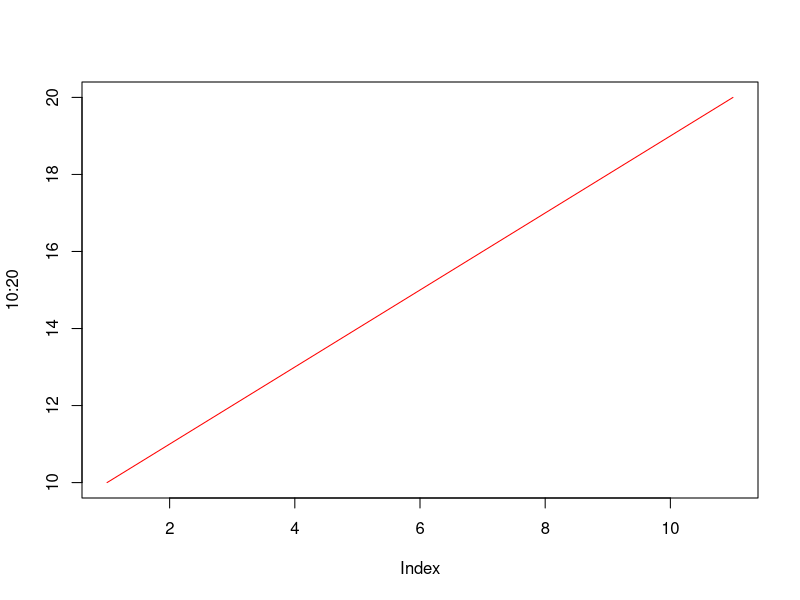
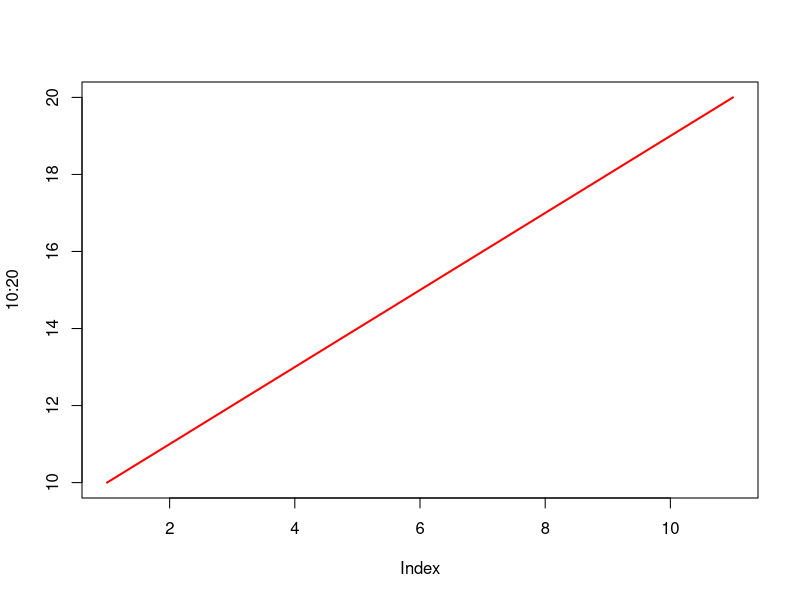
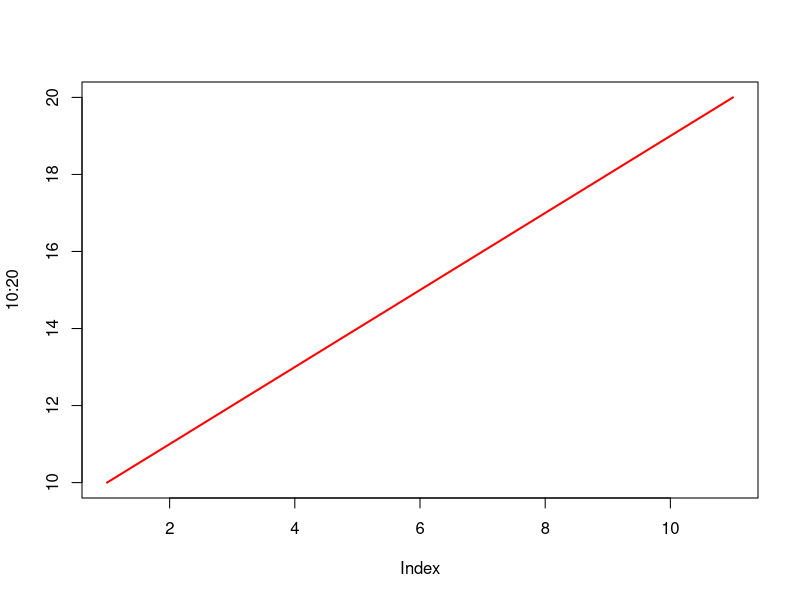
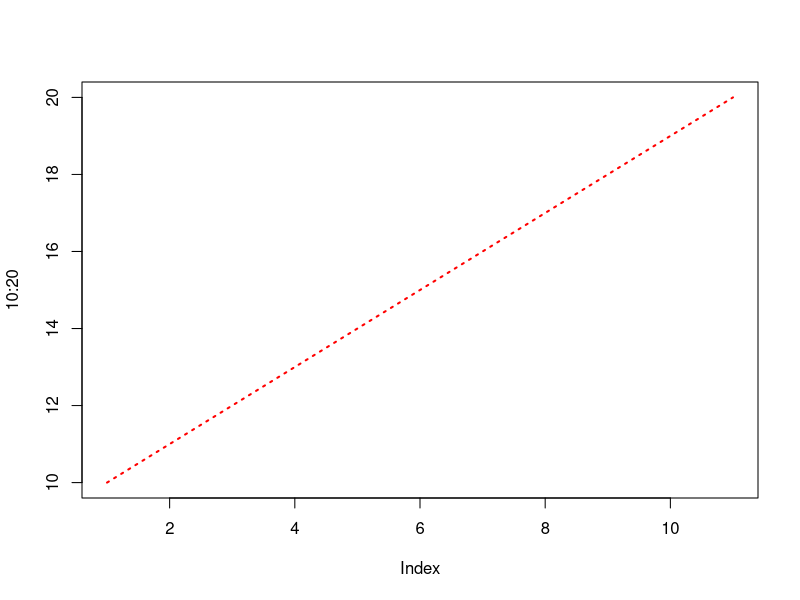
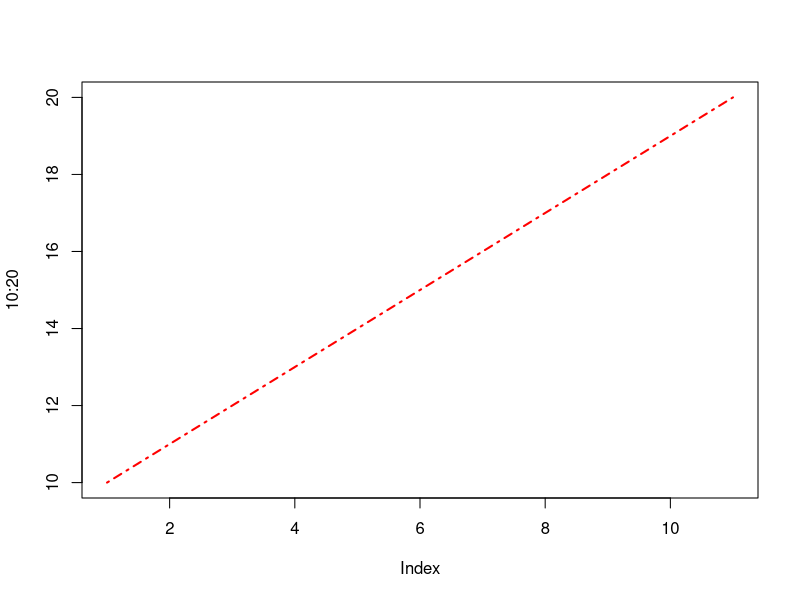
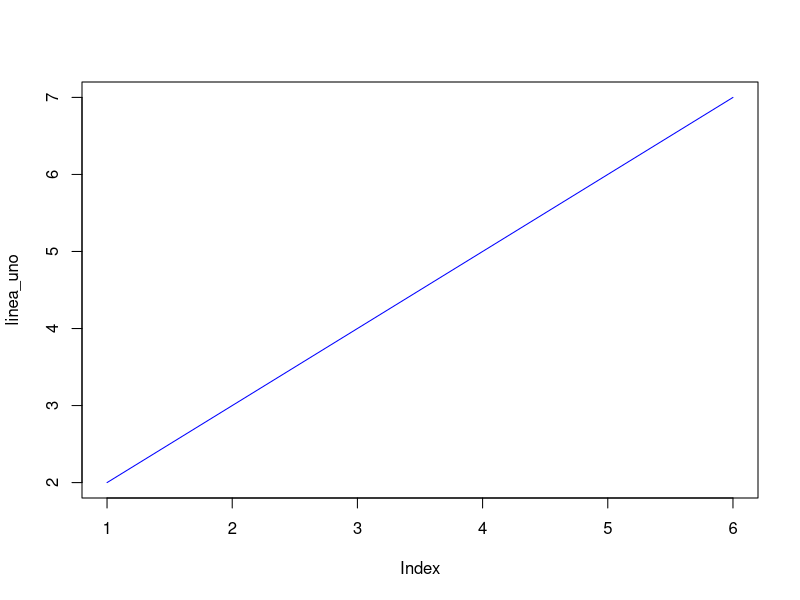
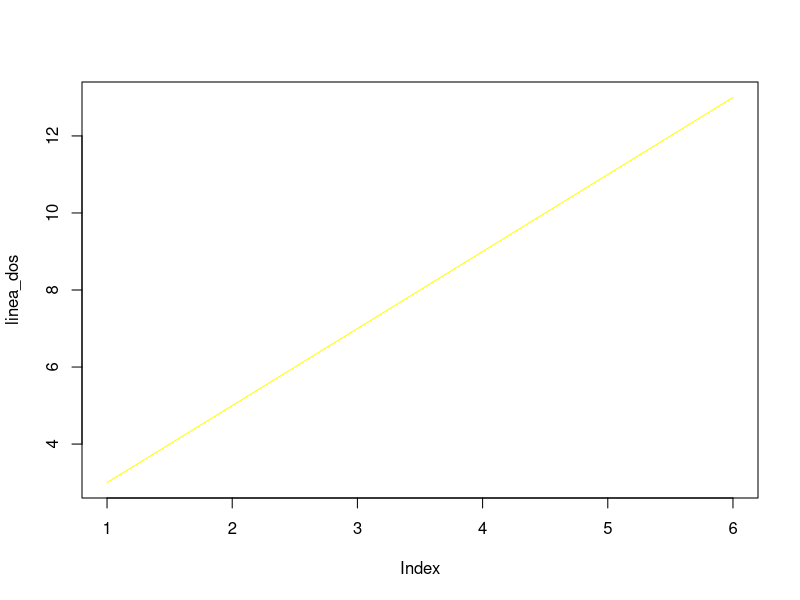

R code for these plots, in order:
#Funciona con plot, pero indicando type="l"
plot(10:20, type="l", col="red")

#para modificar el grosor de la linea, usamos el parámetro lwd
plot(10:20, type="l", col="red", lwd=2)

#para modificar el estilo de la linea, usamos el parámetro lty (va del 1 al 6)
plot(10:20, type="l", col="red", lwd=2, lty=1)
plot(10:20, type="l", col="red", lwd=2, lty=3)
plot(10:20, type="l", col="red", lwd=2, lty=4)

#Para mostrar 2 lineas, el primero deberá ser con plot y la segunda con lines
linea_uno <- c(2,3,4,5,6,7)
linea_dos <- c(3,5,7,9,11,13)

plot(linea_uno, type="l", col="blue")
plot(linea_dos,type="l", col="yellow")